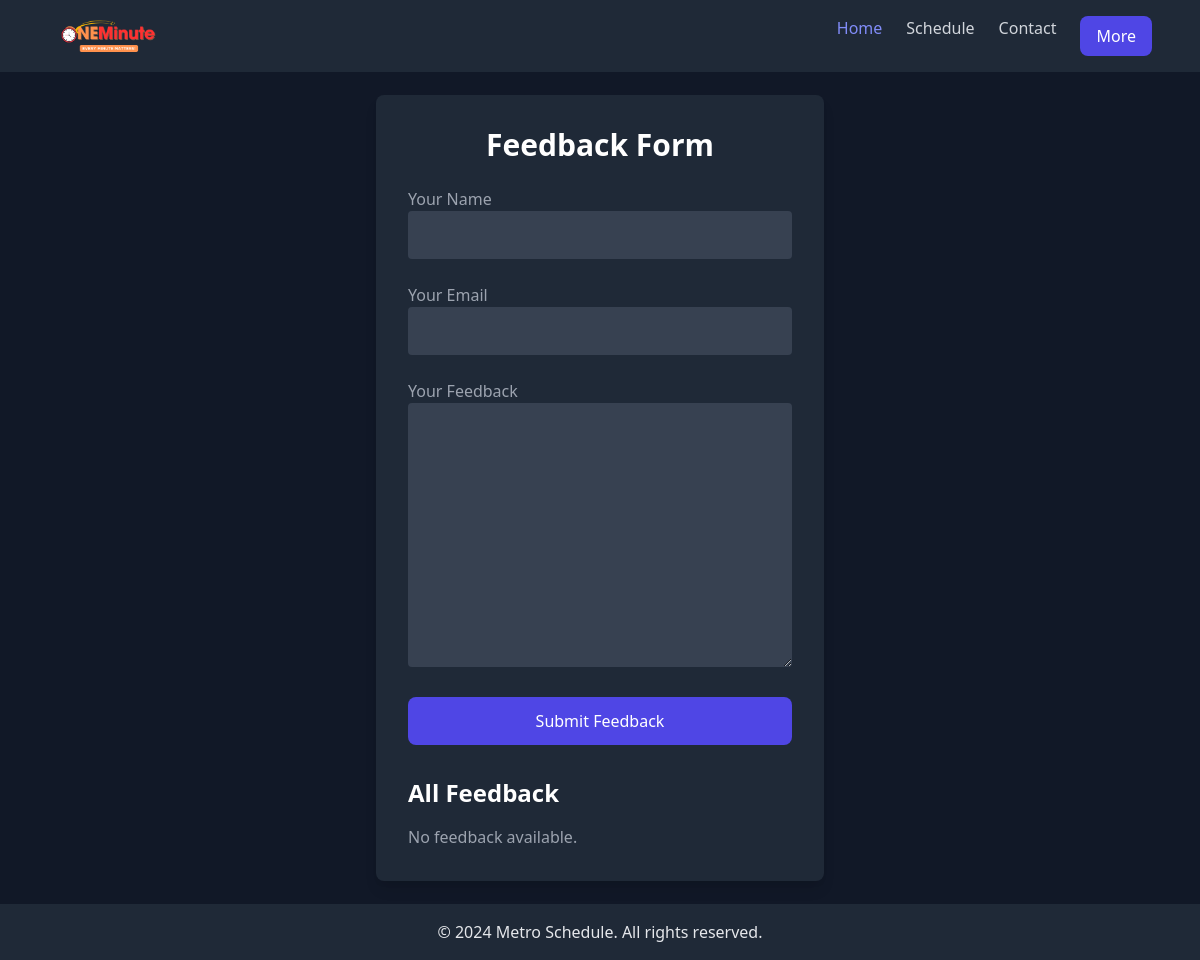
The page /feedback/ (signed in) on the database as committed earlier.
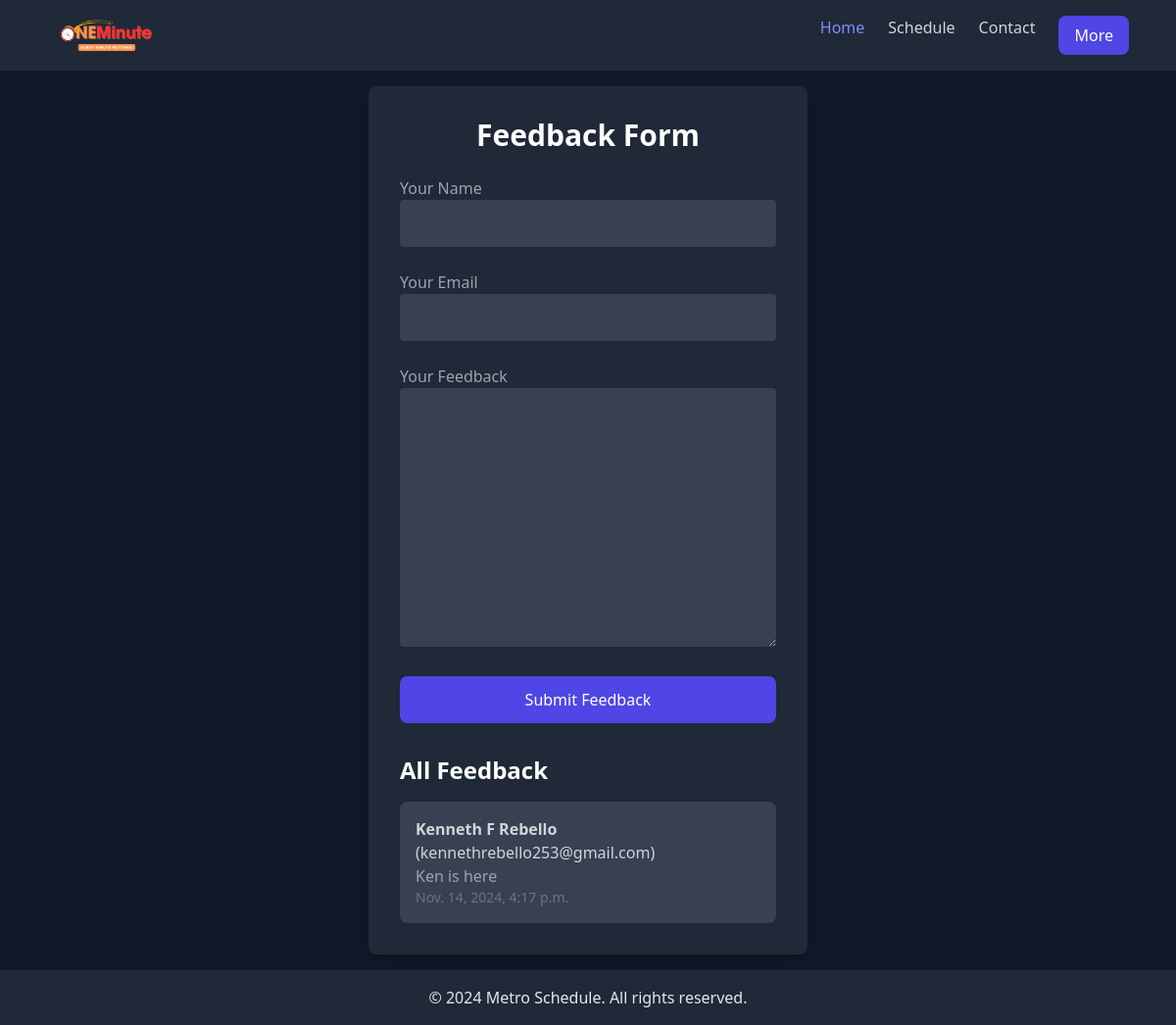
The same page on the database as committed later.
### schedules/models.py (models this page shows, shortened)
class Feedback(models.Model):
    user = models.ForeignKey(User, on_delete=models.CASCADE)
    name = models.CharField(max_length=100)
    email = models.EmailField()
    feedback = models.TextField()
    created_at = models.DateTimeField(auto_now_add=True)

### schedules/views.py (the view)
# urls.py: path('feedback/', feedback, name='feedback'),
@login_required
def feedback(request):
    if request.method == 'POST':
        form = FeedbackForm(request.POST)
        if form.is_valid():
            feedback_instance = form.save(commit=False)
            feedback_instance.user = request.user
            feedback_instance.save()
            messages.success(request, "Thank you for your feedback!")
            return redirect('feedback')
    else:
        form = FeedbackForm()
    feedbacks = Feedback.objects.all()
    return render(request, 'feedback.html', {'form': form, 'feedbacks': feedbacks})

### schedules/forms.py
class FeedbackForm(forms.ModelForm):
    class Meta:
        model = Feedback
        fields = ['name', 'email', 'feedback']

### schedules/templatetags/form_tags.py (called while the page is built)
@register.filter
def add_class(field, css_class):
    return field.as_widget(attrs={"class": css_class})

### schedules/templates/feedback.html (shortened to what this page needs)
{% extends "base.html" %}
{% load static %}
{% load form_tags %}
{% block content %}
<body class="bg-gray-900 text-gray-300 font-sans">
    <div class="min-h-screen flex items-center justify-center">
        <div class="bg-gray-800 p-8 rounded-lg shadow-lg max-w-md w-full">
            <h2 class="text-3xl font-bold text-white mb-6 text-center">Feedback Form</h2>
            <form method="post" class="space-y-6">
                <div>
                    <label for="id_name" class="block text-gray-400">Your Name</label>
                    {{ form.name |add_class:"w-full p-3 bg-gray-700 text-white rounded focus:outline-none focus:ring-2 focus:ring-blue-500 transition duration-150" }}
                </div>
                <div>
                    <label for="id_email" class="block text-gray-400">Your Email</label>
                    {{ form.email|add_class:"w-full p-3 bg-gray-700 text-white rounded focus:outline-none focus:ring-2 focus:ring-blue-500 transition duration-150" }}
                </div>
                <div>
                    <label for="id_feedback" class="block text-gray-400">Your Feedback</label>
                    {{ form.feedback|add_class:"w-full p-3 bg-gray-700 text-white rounded focus:outline-none focus:ring-2 focus:ring-blue-500 transition duration-150" }}
                </div>
                <button type="submit" class="w-full py-3 bg-indigo-600 text-white rounded-lg hover:bg-orange-600 focus:outline-none focus:ring-2 focus:ring-orange-400 transition duration-200">
                  Submit Feedback
              </button>
            </form>
            <h3 class="text-2xl font-bold text-white mt-8">All Feedback</h3>
            <div class="mt-4 space-y-4">
                {% for feedback in feedbacks %}
                    <div class="bg-gray-700 p-4 rounded-lg">
                        <p class="text-gray-300"><strong>{{ feedback.name }}</strong> ({{ feedback.email }})</p>
                        <p class="text-gray-400">{{ feedback.feedback }}</p>
                        <p class="text-gray-500 text-sm">{{ feedback.created_at }}</p>
                    </div>
                {% empty %}
                    <p class="text-gray-400">No feedback available.</p>
                {% endfor %}
            </div>
        </div>
    </div>
</body>
{% endblock %}

### schedules/templates/base.html (shortened to what this page needs)
<!DOCTYPE html>
<html lang="en">
<head>
  {% load static %}
  <link href="https://cdn.jsdelivr.net/npm/tailwindcss@2.2.19/dist/tailwind.min.css" rel="stylesheet">
</head>
<body class="bg-gray-900 text-gray-200">
  <nav class="bg-gray-800 p-4">
    <div class="max-w-7xl mx-auto px-4 sm:px-6 lg:px-8 flex justify-between items-center">
      <div class="flex items-center navbar-logo">
        <img src="{% static 'images/transparent_logo.png' %}" alt="Logo" class="h-8 w-45 mr-2">
      </div>
      <div class="hidden md:flex space-x-6 navbar-links">
        <a href="{% url 'home' %}" class="text-indigo-400 hover:text-indigo-200">Home</a>
        <a href="#" class="text-gray-300 hover:text-gray-200">Schedule</a>
        <a href="#" class="text-gray-300 hover:text-gray-200">Contact</a>
        <div class="relative">
          <button class="profile-btn bg-indigo-600 text-white px-4 py-2 rounded-lg focus:outline-none" onclick="toggleProfileMenu()">
            More
          </button>
        </div>
      </div>
    </div>
  </nav>
  <main class="container mx-auto p-4">
    {% block content %}{% endblock %}
  </main>
  <footer class="p-4 bg-gray-800 text-center">
    <p>&copy; 2024 Metro Schedule. All rights reserved.</p>
  </footer>
</body>
</html>

Rows that differ between the two databases and show on the page:
added Feedback: name "Kenneth F Rebello", email "kennethrebello253@gmail.com", feedback "Ken is here", created_at "Nov. 14, 2024, 4:17 p.m."
Other text that changed with them:
text no longer shown: "No feedback available."
